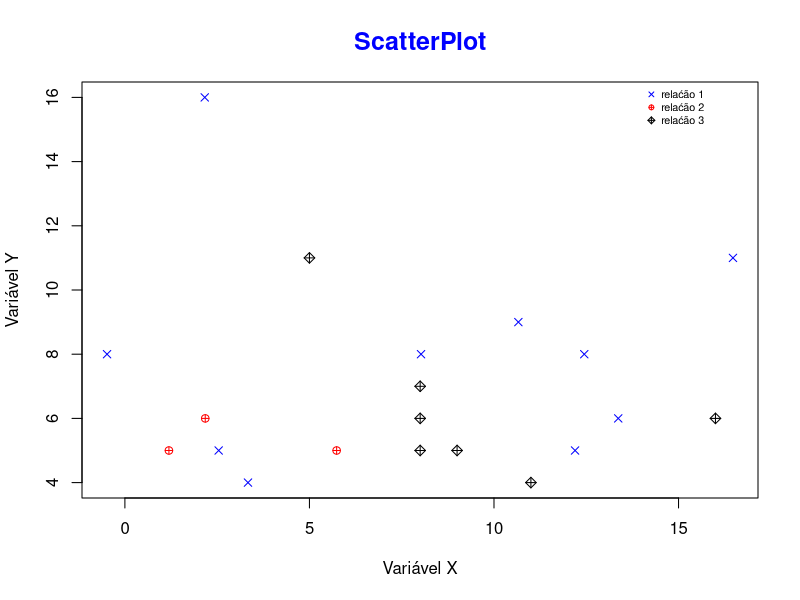

This figure's R source:
# ScattePlots - gráficos de dispersão

# mostra a relação entre duas variáveis
# variável dependente X variavel independente
# peso X altura
# número de quartos X preço do imóvel

# Fixando a semente
set.seed(24)

# Gerando valores randômicos
x = rnorm(10, 8, 10)
y = rpois(10, 10)
z = rnorm(10, 6, 7)
t = rpois(10, 5)

# Criando o ScatterPlot
plot(x, y, col='blue', pch=4, main = 'ScatterPlot',
     col.main='blue', cex.main=1.5, xlab='Variável X',
     ylab='Variável Y')

# Acrescentando dados, múltiplas relações 
points(z,t,col='red', pch=10)
points(y,t,col='black', pch=9)

# Acrescentando uma legenda
legend(14, 16.5, legend=c('relaćão 1', 'relaćão 2', 'relaćão 3'),
       col=c('blue', 'red', 'black'), pch=c(4,10,9),
       cex = 0.65, bty='n')

write.table(mtcars, file='mtcars.txt')
